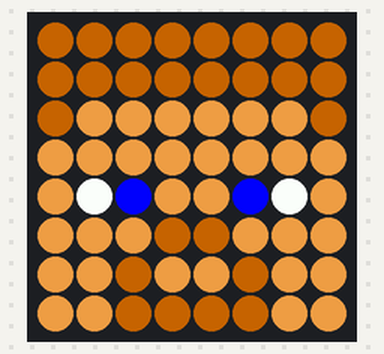
Recording of a program running on a simulated Raspberry Pi (BCM pin numbers) with a Sense HAT. On the bench: the Sense HAT's 8×8 RGB LED matrix. At 0.0 s the program stops and its outputs stay as they are.

Above: at 0.1 s.

The program:

main.py
```python
from sense_hat import SenseHat

sense = SenseHat()

# Define some colours
B = (102, 51, 0)
b = (0, 0, 255)
S = (205,133,63)
W = (255, 255, 255)

# Set up where each colour will display
steve_pixels = [
    B, B, B, B, B, B, B, B,
    B, B, B, B, B, B, B, B,
    B, S, S, S, S, S, S, B,
    S, S, S, S, S, S, S, S,
    S, W, b, S, S, b, W, S,
    S, S, S, B, B, S, S, S,
    S, S, B, S, S, B, S, S,
    S, S, B, B, B, B, S, S
]

# Display these colours on the LED matrix
sense.set_pixels(steve_pixels)
```
